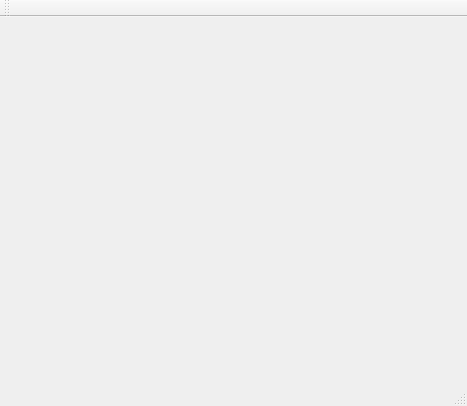
<?xml version="1.0" encoding="UTF-8"?>
<ui version="4.0">
 <class>MainWindow</class>
 <widget class="QMainWindow" name="MainWindow">
  <property name="geometry">
   <rect>
    <x>0</x>
    <y>0</y>
    <width>467</width>
    <height>406</height>
   </rect>
  </property>
  <property name="windowTitle">
   <string>MainWindow</string>
  </property>
  <widget class="QWidget" name="centralWidget"/>
  <widget class="QMenuBar" name="menuBar">
   <property name="geometry">
    <rect>
     <x>0</x>
     <y>0</y>
     <width>467</width>
     <height>21</height>
    </rect>
   </property>
  </widget>
  <widget class="QToolBar" name="mainToolBar">
   <attribute name="toolBarArea">
    <enum>TopToolBarArea</enum>
   </attribute>
   <attribute name="toolBarBreak">
    <bool>false</bool>
   </attribute>
  </widget>
  <widget class="QStatusBar" name="statusBar"/>
 </widget>
 <layoutdefault spacing="6" margin="11"/>
 <resources/>
 <connections/>
</ui>
